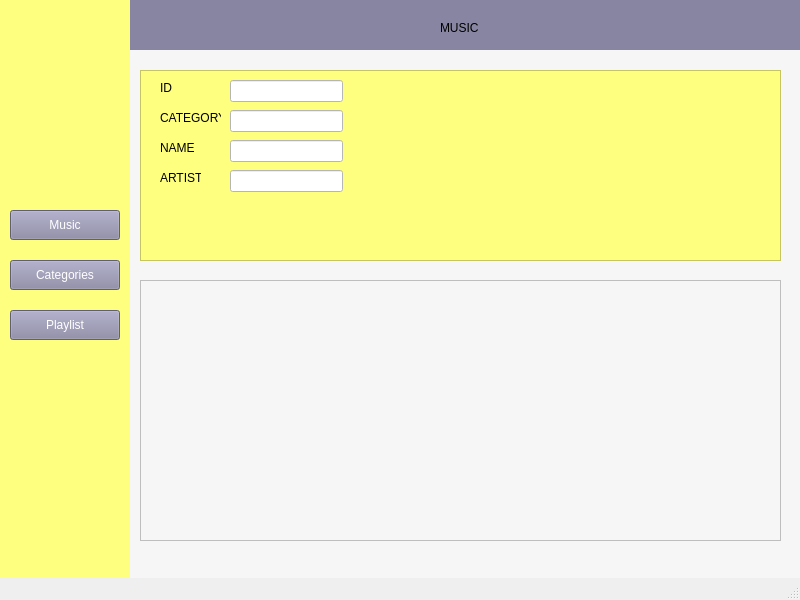
<?xml version="1.0" encoding="UTF-8"?>
<ui version="4.0">
 <class>MainWindow</class>
 <widget class="QMainWindow" name="MainWindow">
  <property name="geometry">
   <rect>
    <x>0</x>
    <y>0</y>
    <width>800</width>
    <height>600</height>
   </rect>
  </property>
  <property name="windowTitle">
   <string>MainWindow</string>
  </property>
  <widget class="QWidget" name="centralwidget">
   <widget class="QWidget" name="widget" native="true">
    <property name="geometry">
     <rect>
      <x>0</x>
      <y>0</y>
      <width>130</width>
      <height>600</height>
     </rect>
    </property>
    <property name="styleSheet">
     <string notr="true">background-color: rgb(255, 255, 127);</string>
    </property>
    <widget class="QPushButton" name="btnMusic">
     <property name="geometry">
      <rect>
       <x>10</x>
       <y>210</y>
       <width>110</width>
       <height>30</height>
      </rect>
     </property>
     <property name="styleSheet">
      <string notr="true">background-color: rgb(135, 133, 162);
color: rgb(255, 255, 255);</string>
     </property>
     <property name="text">
      <string>Music</string>
     </property>
    </widget>
    <widget class="QPushButton" name="btnCategory">
     <property name="geometry">
      <rect>
       <x>10</x>
       <y>260</y>
       <width>110</width>
       <height>30</height>
      </rect>
     </property>
     <property name="styleSheet">
      <string notr="true">background-color: rgb(135, 133, 162);
color: rgb(255, 255, 255);</string>
     </property>
     <property name="text">
      <string>Categories</string>
     </property>
    </widget>
    <widget class="QPushButton" name="btnPlayList">
     <property name="geometry">
      <rect>
       <x>10</x>
       <y>310</y>
       <width>110</width>
       <height>30</height>
      </rect>
     </property>
     <property name="styleSheet">
      <string notr="true">background-color: rgb(135, 133, 162);
color: rgb(255, 255, 255);</string>
     </property>
     <property name="text">
      <string>Playlist</string>
     </property>
    </widget>
   </widget>
   <widget class="QWidget" name="widget_2" native="true">
    <property name="geometry">
     <rect>
      <x>130</x>
      <y>0</y>
      <width>670</width>
      <height>50</height>
     </rect>
    </property>
    <property name="styleSheet">
     <string notr="true">background-color: rgb(135, 133, 162);</string>
    </property>
    <widget class="QLabel" name="label_5">
     <property name="geometry">
      <rect>
       <x>310</x>
       <y>20</y>
       <width>131</width>
       <height>16</height>
      </rect>
     </property>
     <property name="text">
      <string>MUSIC</string>
     </property>
    </widget>
   </widget>
   <widget class="QWidget" name="widget_3" native="true">
    <property name="geometry">
     <rect>
      <x>130</x>
      <y>50</y>
      <width>670</width>
      <height>550</height>
     </rect>
    </property>
    <property name="styleSheet">
     <string notr="true">
background-color: rgb(246, 246, 246);</string>
    </property>
    <widget class="QFrame" name="frame">
     <property name="geometry">
      <rect>
       <x>10</x>
       <y>20</y>
       <width>641</width>
       <height>191</height>
      </rect>
     </property>
     <property name="styleSheet">
      <string notr="true">background-color: rgb(255, 255, 127);</string>
     </property>
     <property name="frameShape">
      <enum>QFrame::StyledPanel</enum>
     </property>
     <property name="frameShadow">
      <enum>QFrame::Raised</enum>
     </property>
     <widget class="QLabel" name="label">
      <property name="geometry">
       <rect>
        <x>20</x>
        <y>10</y>
        <width>16</width>
        <height>16</height>
       </rect>
      </property>
      <property name="text">
       <string>ID</string>
      </property>
     </widget>
     <widget class="QLabel" name="label_2">
      <property name="geometry">
       <rect>
        <x>20</x>
        <y>40</y>
        <width>61</width>
        <height>16</height>
       </rect>
      </property>
      <property name="text">
       <string>CATEGORY</string>
      </property>
     </widget>
     <widget class="QLabel" name="label_3">
      <property name="geometry">
       <rect>
        <x>20</x>
        <y>70</y>
        <width>41</width>
        <height>16</height>
       </rect>
      </property>
      <property name="text">
       <string>NAME</string>
      </property>
     </widget>
     <widget class="QLabel" name="label_4">
      <property name="geometry">
       <rect>
        <x>20</x>
        <y>100</y>
        <width>41</width>
        <height>16</height>
       </rect>
      </property>
      <property name="text">
       <string>ARTIST</string>
      </property>
     </widget>
     <widget class="QLineEdit" name="lineEdit">
      <property name="geometry">
       <rect>
        <x>90</x>
        <y>10</y>
        <width>113</width>
        <height>22</height>
       </rect>
      </property>
      <property name="styleSheet">
       <string notr="true">background-color: rgb(255, 255, 255);</string>
      </property>
     </widget>
     <widget class="QLineEdit" name="lineEdit_2">
      <property name="geometry">
       <rect>
        <x>90</x>
        <y>40</y>
        <width>113</width>
        <height>22</height>
       </rect>
      </property>
      <property name="styleSheet">
       <string notr="true">background-color: rgb(255, 255, 255);</string>
      </property>
     </widget>
     <widget class="QLineEdit" name="lineEdit_3">
      <property name="geometry">
       <rect>
        <x>90</x>
        <y>70</y>
        <width>113</width>
        <height>22</height>
       </rect>
      </property>
      <property name="styleSheet">
       <string notr="true">background-color: rgb(255, 255, 255);</string>
      </property>
     </widget>
     <widget class="QLineEdit" name="lineEdit_4">
      <property name="geometry">
       <rect>
        <x>90</x>
        <y>100</y>
        <width>113</width>
        <height>22</height>
       </rect>
      </property>
      <property name="styleSheet">
       <string notr="true">background-color: rgb(255, 255, 255);</string>
      </property>
     </widget>
    </widget>
    <widget class="QTableWidget" name="tableWidget">
     <property name="geometry">
      <rect>
       <x>10</x>
       <y>230</y>
       <width>641</width>
       <height>261</height>
      </rect>
     </property>
    </widget>
   </widget>
  </widget>
  <widget class="QMenuBar" name="menubar">
   <property name="geometry">
    <rect>
     <x>0</x>
     <y>0</y>
     <width>800</width>
     <height>22</height>
    </rect>
   </property>
  </widget>
  <widget class="QStatusBar" name="statusbar"/>
 </widget>
 <resources/>
 <connections/>
</ui>
